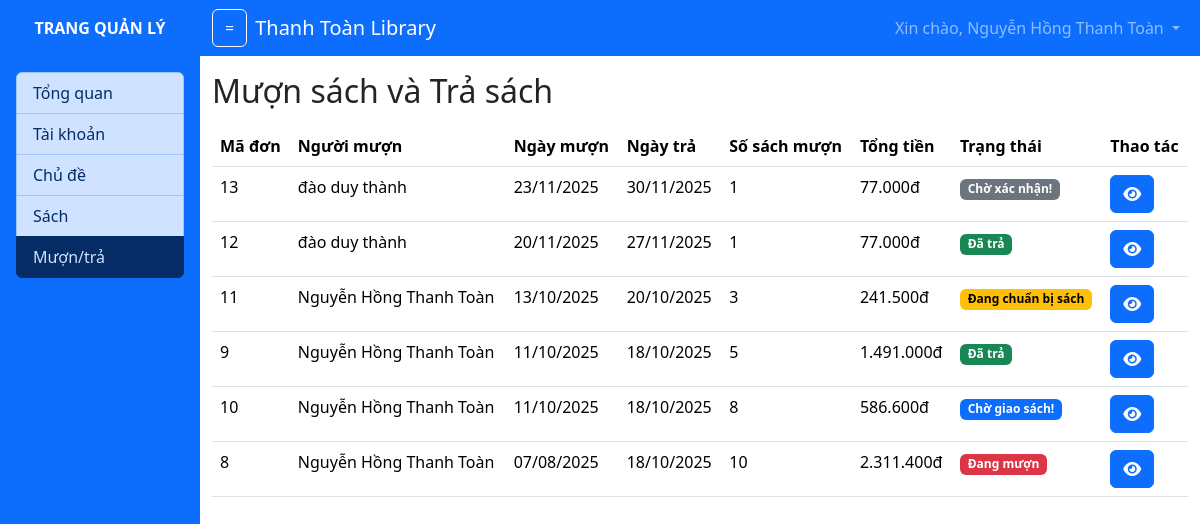
Page /admin.php?mod=book&act=order (signed in) on the committed database.
### tables this page shows
CREATE TABLE `lichsu` (
  `MaLS` int(11) NOT NULL,
  `MaTK` int(11) NOT NULL,
  `NgayMuon` datetime NOT NULL,
  `NgayTra` datetime NOT NULL,
  `SoSachMuon` int(11) NOT NULL DEFAULT 0,
  `TongTien` int(11) NOT NULL DEFAULT 0,
  `TrangThai` set('gio-sach','chuan-bi','cho-giao','dang-muon','da-tra') NOT NULL DEFAULT 'gio-sach'
);

CREATE TABLE `taikhoan` (
  `MaTK` int(11) NOT NULL,
  `SoDienThoai` varchar(10) NOT NULL,
  `MatKhau` varchar(50) NOT NULL,
  `HoTen` varchar(50) NOT NULL,
  `HinhAnh` varchar(50) NOT NULL,
  `ViTien` int(11) NOT NULL DEFAULT 0,
  `Quyen` int(11) NOT NULL DEFAULT 0 COMMENT '0: bạn đọc, 1,2: quản lý'
);

### models/pdo.php (called while the page is built, shortened)
<?php
function pdo_connect()
{
    $servername = "localhost";
    $database = "qlthuvien";
    $username = "root";
    $password = "";
    try {
        $conn = new PDO("mysql:host=$servername;dbname=$database;charset=utf8", $username, $password);
        $conn->setAttribute(PDO::ATTR_ERRMODE, PDO::ERRMODE_EXCEPTION);
        return $conn;
    } catch (PDOException $e) {
        echo "Kết nối CSDL thất bại: " . $e->getMessage();
    }
}
function pdo_getAll($sql)
{
    $sql_args = array_slice(func_get_args(), 1);
    try {
        $conn = pdo_connect();
        $stmt = $conn->prepare($sql);
        $stmt->execute($sql_args);
        $rows = $stmt->fetchAll();
        return $rows;
    } catch (PDOException $e) {
        throw $e;
    } finally {
        unset($conn);
    }
}

### models/m_history.php (called while the page is built, shortened)
<?php
include_once("models/pdo.php");
function history_getAll()
{
    $sql = "SELECT ls.*, tk.HoTen, tk.SoDienThoai
            FROM lichsu ls INNER JOIN taikhoan tk ON ls.MaTK = tk.MaTK ORDER BY ls.NgayMuon DESC";
    return pdo_getAll($sql);
}

### views/v_admin_book_order.php (the view, shortened to what this page needs)
<h2 class="my-3">Mượn sách và Trả sách</h2>
<table class="table">
    <thead>
        <tr>
            <th>Mã đơn</th>
            <th>Người mượn</th>
            <th>Ngày mượn</th>
            <th>Ngày trả</th>
            <th>Số sách mượn</th>
            <th>Tổng tiền</th>
            <th>Trạng thái</th>
            <th>Thao tác</th>
        </tr>
    </thead>
    <tbody>
        <?php foreach ($historyList as $his): ?>
            <tr>
                <td><?= $his['MaLS'] ?></td>
                <td><?= $his['HoTen'] ?></td>
                <td><?= date('d/m/Y', strtotime($his['NgayMuon'])) ?></td>
                <td><?= date('d/m/Y', strtotime($his['NgayTra'])) ?></td>
                <td><?= $his['SoSachMuon'] ?></td>
                <td><?= number_format($his['TongTien'], 0, ',', '.') ?>đ</td>
                <td>
                    <?php switch ($his['TrangThai']) {
                        case 'gio-sach':
                            echo '<span class="badge text-bg-secondary">Chờ xác nhận!</span>';
                            break;
                        case 'chuan-bi':
                            echo '<span class="badge text-bg-warning">Đang chuẩn bị sách</span>';
                            break;
                        case 'cho-giao':
                            echo '<span class="badge text-bg-primary">Chờ giao sách!</span>';
                            break;
                        case 'dang-muon':
                            echo '<span class="badge text-bg-danger">Đang mượn</span>';
                            break;
                        case 'da-tra':
                            echo '<span class="badge text-bg-success">Đã trả</span>';
                            break;
                    }
                    ?>
                </td>
                <td>
                    <a href="admin.php?mod=book&act=orderDetail&id=<?= $his['MaLS'] ?>" class="btn btn-primary">
                        <i class="fa-solid fa-eye"></i>
                    </a>
                </td>
            </tr>
        <?php endforeach; ?>
    </tbody>
</table>

### rows in the picture
lichsu: MaLS "13", MaTK.HoTen "đào duy thành", NgayMuon "23/11/2025", NgayTra "30/11/2025", SoSachMuon "1", TongTien "77.000", TrangThai "Chờ xác nhận!"
lichsu: MaLS "12", MaTK.HoTen "đào duy thành", NgayMuon "20/11/2025", NgayTra "27/11/2025", SoSachMuon "1", TongTien "77.000", TrangThai "Đã trả"
lichsu: MaLS "11", MaTK.HoTen "Nguyễn Hồng Thanh Toàn", NgayMuon "13/10/2025", NgayTra "20/10/2025", SoSachMuon "3", TongTien "241.500", TrangThai "Đang chuẩn bị sách"
lichsu: MaLS "9", MaTK.HoTen "Nguyễn Hồng Thanh Toàn", NgayMuon "11/10/2025", NgayTra "18/10/2025", SoSachMuon "5", TongTien "1.491.000", TrangThai "Đã trả"
lichsu: MaLS "10", MaTK.HoTen "Nguyễn Hồng Thanh Toàn", NgayMuon "11/10/2025", NgayTra "18/10/2025", SoSachMuon "8", TongTien "586.600", TrangThai "Chờ giao sách!"
lichsu: MaLS "8", MaTK.HoTen "Nguyễn Hồng Thanh Toàn", NgayMuon "07/08/2025", NgayTra "18/10/2025", SoSachMuon "10", TongTien "2.311.400", TrangThai "Đang mượn"

### other values in the picture
$_SESSION['user']['HoTen'] "Nguyễn Hồng Thanh Toàn"
